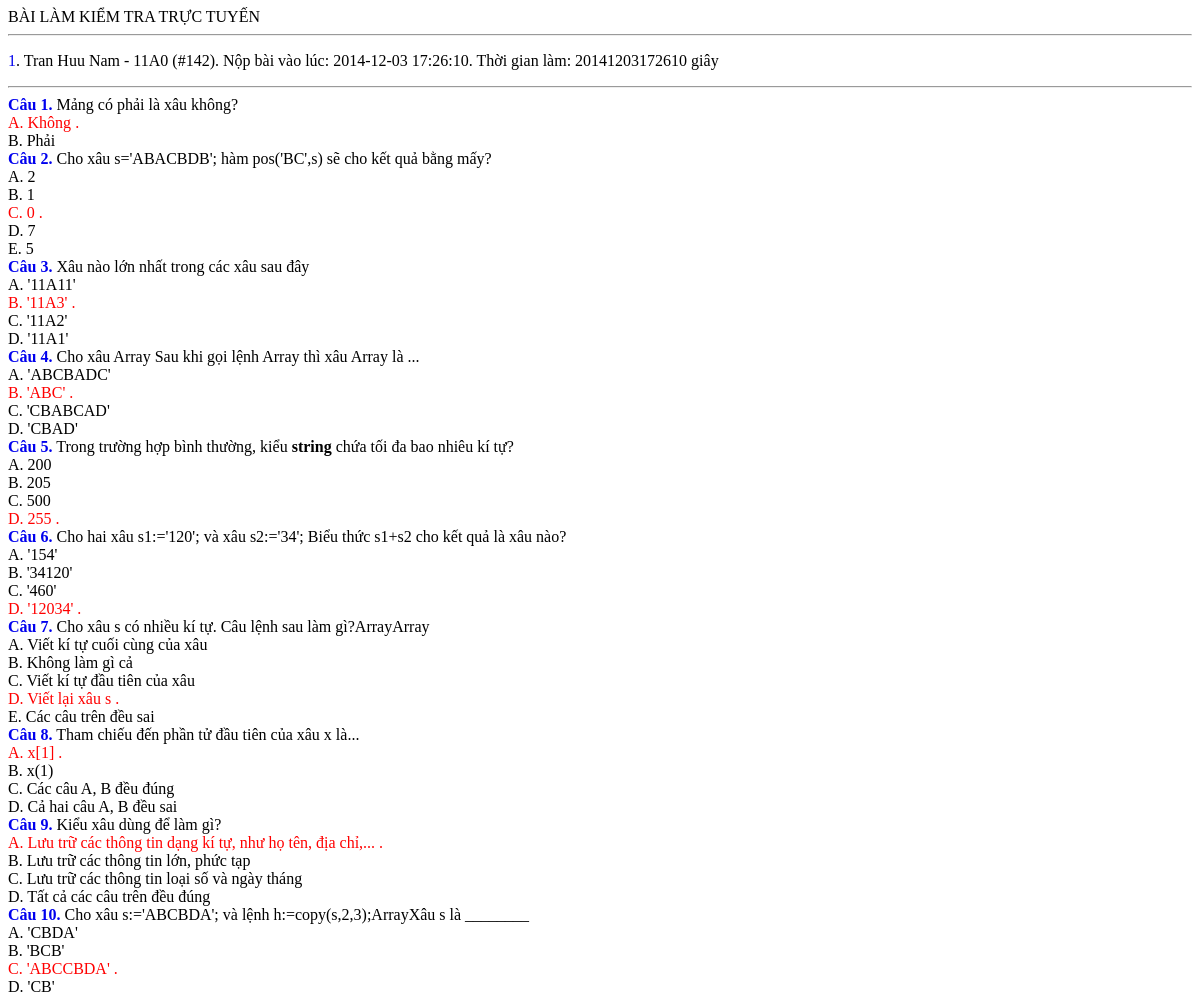
Screenshot of /qli/xembai.php?id=142 with the database file from the repository.
### tables this page shows
CREATE TABLE IF NOT EXISTS `tn_ketqua` (
  `id` int(11) unsigned NOT NULL AUTO_INCREMENT,
  `bai` int(11) unsigned NOT NULL COMMENT 'Mã bài trắc nghiệm',
  `hoten` varchar(60) NOT NULL,
  `lop` varchar(8) NOT NULL,
  `cauhoi` varchar(250) NOT NULL COMMENT 'Các câu hỏi được chọn',
  `traloi` varchar(250) NOT NULL COMMENT 'Các câu đã trả lời',
  `caudung` tinyint(1) unsigned NOT NULL COMMENT 'Số câu đúng',
  `lucvao` timestamp NOT NULL DEFAULT '0000-00-00 00:00:00' ON UPDATE CURRENT_TIMESTAMP COMMENT 'Lúc đăng nhập',
  `lucdau` timestamp NOT NULL DEFAULT '0000-00-00 00:00:00' COMMENT 'Lúc bắt đầu làm bài',
  `lucnop` timestamp NOT NULL DEFAULT '0000-00-00 00:00:00' COMMENT 'Lúc nộp bài',
  `ip` varchar(15) NOT NULL COMMENT 'Địa chỉ IP',
  PRIMARY KEY (`id`)
);

CREATE TABLE IF NOT EXISTS `tn_cauhoi` (
  `maso` int(11) unsigned NOT NULL AUTO_INCREMENT,
  `lop` tinyint(2) DEFAULT '10' COMMENT 'Khối lớp',
  `chuong` tinyint(1) DEFAULT '0' COMMENT 'Chương mấy',
  `bai` tinyint(1) DEFAULT '0' COMMENT 'Bài mấy',
  `dokho` tinyint(1) NOT NULL DEFAULT '1' COMMENT 'Độ khó 1 2 3 4 5',
  `kieu` tinyint(1) NOT NULL DEFAULT '1' COMMENT 'Kiểu 1 = trắc nghiệm',
  `noidung` varchar(250) NOT NULL,
  `kichhoat` tinyint(1) NOT NULL DEFAULT '1' COMMENT 'Sử dụng hay không',
  `ngaylam` timestamp NOT NULL DEFAULT CURRENT_TIMESTAMP ON UPDATE CURRENT_TIMESTAMP,
  PRIMARY KEY (`maso`)
);

CREATE TABLE IF NOT EXISTS `tn_traloi` (
  `maso` int(11) unsigned NOT NULL AUTO_INCREMENT,
  `cauhoi` int(11) NOT NULL DEFAULT '0' COMMENT 'Câu hỏi nào',
  `thutu` tinyint(1) NOT NULL DEFAULT '1' COMMENT 'Cố định câu trả lời cuối/đầu danh sách',
  `noidung` varchar(200) NOT NULL,
  `dung` tinyint(1) NOT NULL DEFAULT '0' COMMENT 'Đúng hay sai?',
  `luotchon` int(10) NOT NULL DEFAULT '0',
  `ngaylam` timestamp NOT NULL DEFAULT CURRENT_TIMESTAMP ON UPDATE CURRENT_TIMESTAMP,
  PRIMARY KEY (`maso`)
);

### qli/xembai.php (the view, shortened to what this page needs)
<?php
include_once("bbcode.php");
echo "<html><head><title>Xem bài làm</title><link rel='stylesheet' type='text/css' href='mystyles.css' media='screen' />";
echo "</head><body>";
echo " BÀI LÀM KIỂM TRA TRỰC TUYẾN<hr/>";
	if (isset($_GET['id'])) {
		$bai = intval($_GET['id']);
		$sql = "select *, lucnop-lucdau as tgian from tn_ketqua where id=$bai";
		$result=mysql_query($sql);
		if (mysql_num_rows($result)) {
			$data = mysql_fetch_array($result);
			echo "<p><a href='baitn.php?act=view&id=".$data['bai']."'>".$data['bai']."</a>. ";
			echo "".$data['hoten']." - ".$data['lop']." (#$bai)";
			echo ". Nộp bài vào lúc: ".$data['lucnop'].". Thời gian làm: ".$data['tgian']." giây";
			echo "</p><hr/>";
			$traloi="," . $data['traloi'] . ",";
			$cauhoikt = explode("|",$data['cauhoi']);
			$ch=1;
			echo "<div id='baikiemtra'>";
			foreach ($cauhoikt as $cauhoirieng) {
				if (strlen($cauhoirieng)>0) {
					$hoidap=explode(":",$cauhoirieng);
					$cautraloi = explode(",",$hoidap[1]);
					echo "<div class='cau'>";
					echo "<div class='cauhoi'>";
					echo "<b><a href='cauhoi.php?id=".$hoidap[0]."&act=view'>Câu ".($ch++).".</a></b> ".showBBcodes(layCauhoi($hoidap[0]))."<br/>";
					echo "</div>";
					echo "<div class='traloi'>";
					$pa=1;
					foreach ($cautraloi as $tloi) {
						if (strlen($tloi)>0) {
							$pantl=showBBcodes(layTraloi($tloi));
							echo "<div class='traloi".(strstr($traloi,",$tloi,")?"1":"").$pantl[1]."' id='pa".$tloi."'><span>";
							echo chr(64+$pa++)."</span>. ";
							echo $pantl[0];
							if ($pantl[1]>0) echo " .";
							echo "</div>";
						}
					}
					echo "</div>";
					echo "</div>";
				}
			}
		}
		else {
			echo "Không có bài làm kiểm tra";
		}
	}
echo "</body></html>";
function layCauhoi($macauhoi=0) {
	$retu = mysql_query("select noidung from tn_cauhoi where maso=$macauhoi");
	if ($retu) {
		if ($row=mysql_fetch_array($retu)) {
			return $row['noidung'];
		} else {
			return "";
		}
	} else {
		return "";
	}
}
function layTraloi($matraloi=0) {
	$retu = mysql_query("select noidung,dung from tn_traloi where maso=$matraloi");
	if ($retu) {
		if ($row=mysql_fetch_array($retu)) {
			return $row;
		} else {
			return ["",0];
		}
	} else {
		return ["",0];
	}
}
?>

### qli/mystyles.css (style rules this page uses)
a { text-decoration: none; }
.traloi11 { color:red; }

### rows the page displays
tn_ketqua: bai "1", hoten "Tran Huu Nam", lop "11A0", lucnop "2014-12-03 17:26:10", cauhoi.noidung "Mảng có phải là xâu không?", cauhoi.noidung "Cho xâu s='ABACBDB'; hàm pos('BC',s) sẽ cho kết quả bằng mấy?", cauhoi.noidung "Xâu nào lớn nhất trong các xâu sau đây", cauhoi.noidung "Cho xâu Sau khi gọi lệnh thì xâu là ...", cauhoi.noidung "Trong trường hợp bình thường, kiểu string chứa tối đa bao nhiêu kí tự?", cauhoi.noidung "Cho hai xâu s1:='120'; và xâu s2:='34'; Biểu thức s1+s2 cho kết quả là xâu nào?", cauhoi.noidung "Cho xâu s có nhiều kí tự. Câu lệnh sau làm gì?", cauhoi.noidung "Tham chiếu đến phần tử đầu tiên của xâu x là...", cauhoi.noidung "Kiểu xâu dùng để làm gì?", cauhoi.noidung "Cho xâu s:='ABCBDA'; và lệnh h:=copy(s,2,3); Xâu s là ________"
tn_traloi: pa "A", noidung "Không"
tn_traloi: pa "B", noidung "Phải"
tn_traloi: pa "A", noidung "2"
tn_traloi: pa "B", noidung "1"
tn_traloi: pa "C", noidung "0"
tn_traloi: pa "D", noidung "7"
tn_traloi: pa "E", noidung "5"
tn_traloi: pa "A", noidung "'11A11'"
tn_traloi: pa "B", noidung "'11A3'"
tn_traloi: pa "C", noidung "'11A2'"
tn_traloi: pa "D", noidung "'11A1'"
tn_traloi: pa "A", noidung "'ABCBADC'"
tn_traloi: pa "B", noidung "'ABC'"
tn_traloi: pa "C", noidung "'CBABCAD'"
tn_traloi: pa "D", noidung "'CBAD'"
tn_traloi: pa "A", noidung "200"
tn_traloi: pa "B", noidung "205"
tn_traloi: pa "C", noidung "500"
tn_traloi: pa "D", noidung "255"
tn_traloi: pa "A", noidung "'154'"
tn_traloi: pa "B", noidung "'34120'"
tn_traloi: pa "C", noidung "'460'"
tn_traloi: pa "D", noidung "'12034'"
tn_traloi: pa "A", noidung "Viết kí tự cuối cùng của xâu"
tn_traloi: pa "B", noidung "Không làm gì cả"
tn_traloi: pa "C", noidung "Viết kí tự đầu tiên của xâu"
tn_traloi: pa "D", noidung "Viết lại xâu s"
tn_traloi: pa "E", noidung "Các câu trên đều sai"
tn_traloi: pa "A", noidung "x[1]"
tn_traloi: pa "B", noidung "x(1)"
tn_traloi: pa "C", noidung "Các câu A, B đều đúng"
tn_traloi: pa "D", noidung "Cả hai câu A, B đều sai"
tn_traloi: pa "A", noidung "Lưu trữ các thông tin dạng kí tự, như họ tên, địa chỉ,..."
tn_traloi: pa "B", noidung "Lưu trữ các thông tin lớn, phức tạp"
tn_traloi: pa "C", noidung "Lưu trữ các thông tin loại số và ngày tháng"
tn_traloi: pa "D", noidung "Tất cả các câu trên đều đúng"
tn_traloi: pa "A", noidung "'CBDA'"
tn_traloi: pa "B", noidung "'BCB'"
tn_traloi: pa "C", noidung "'ABCCBDA'"
tn_traloi: pa "D", noidung "'CB'"

### other values shown
$bai "142"
$data['tgian'] "20141203172610"
